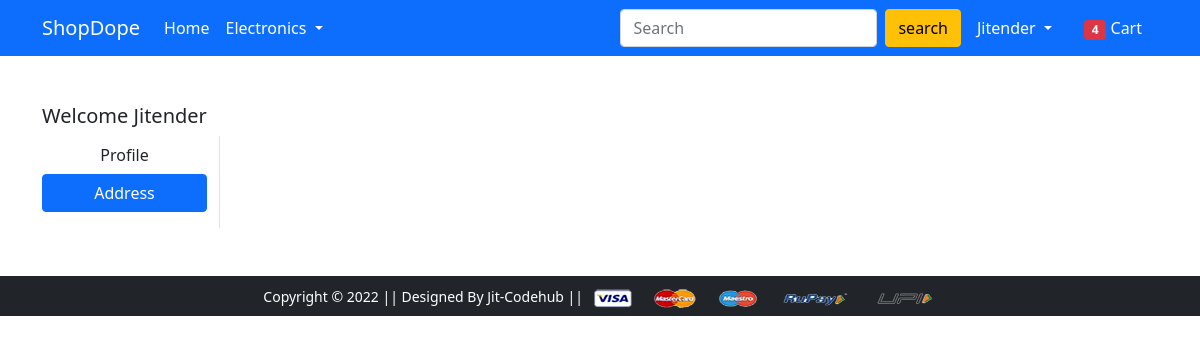
Page /address/ (signed in) on the earlier database version.
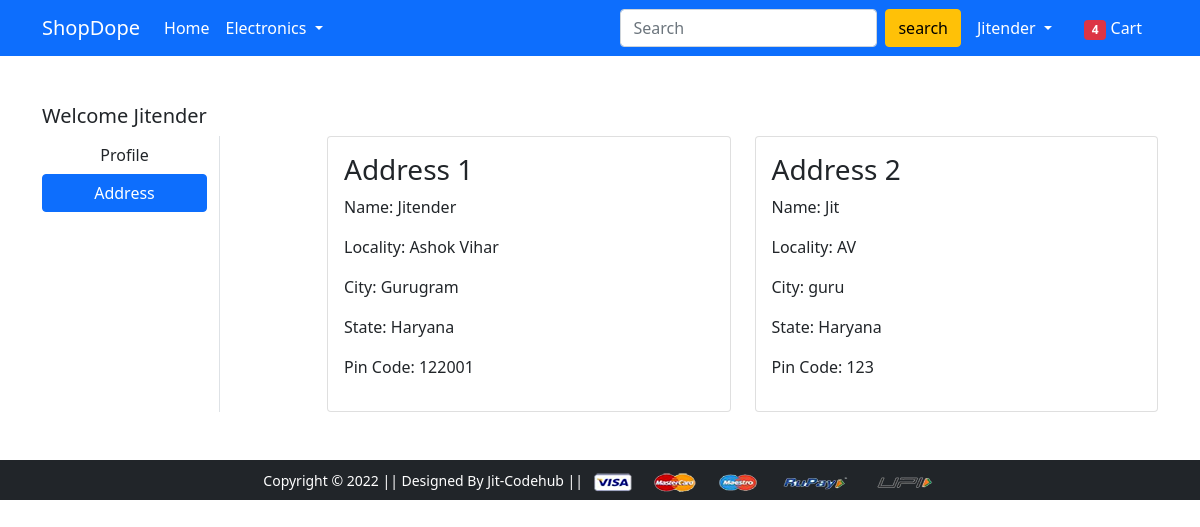
Same page on the later database version.
### app/models.py (models this page shows, shortened)
class Customer(models.Model):
    user = models.ForeignKey(User, on_delete=models.CASCADE)
    name = models.CharField(max_length=200)
    locality = models.CharField(max_length=200)
    city = models.CharField(max_length=50)
    zipcode = models.IntegerField()
    state = models.CharField(choices=STATE_CHOICES, max_length=50)

### app/views.py (the view)
# urls.py: path('address/', views.address, name='address'),
def address(request):
    add = Customer.objects.filter(user=request.user)
    return render(request, 'app/address.html',{"add":add,'active':'btn-primary'})

### app/templates/app/address.html (shortened to what this page needs)
{% extends 'app/base.html' %}
{% load static %}
{% block main-content %}
<div class="container my-5">
 <div class="row">
 <h5>Welcome {{request.user|title}}</h5>
  <div class="col-sm-2 border-end">
   <ul class="list-unstyled">
    <li class="d-grid"><a href="{% url 'profile' %}" class="btn ">Profile</a></li>
    <li class="d-grid"><a href="{% url 'address' %}" class="btn {{active}}">Address</a></li>
   </ul>
  </div>
  <div class="col-sm-9 offset-sm-1">
   <div class="row">
    {% for ad in add %}
    <div class="col-sm-6">
     <div class="card">
      <div class="card-body">
       <h3>Address {{forloop.counter}}</h3>
       <p>Name: {{ad.name}}</p>
       <p>Locality: {{ad.locality}}</p>
       <p>City: {{ad.city}}</p>
       <p>State: {{ad.state}}</p>
       <p>Pin Code: {{ad.zipcode}}</p>
      </div>
     </div>
    </div>
    {% endfor %}
   </div>
  </div>
 </div>
</div>
{% endblock main-content %}

### app/templates/app/base.html (shortened to what this page needs)
<!doctype html>
{% load static %}
<html lang="en">
  <head>
    <link href="https://cdn.jsdelivr.net/npm/bootstrap@5.0.0-beta1/dist/css/bootstrap.min.css" rel="stylesheet">
    <link rel="stylesheet" href="{% static 'app/css/owl.carousel.min.css' %}">
    <link rel="stylesheet" href="{% static 'app/css/all.min.css' %}">
    <link rel="stylesheet" href="{% static 'app/css/style.css' %}">
  </head>
  <body>
    <nav class="navbar navbar-expand-lg navbar-dark bg-primary">
     <div class="container">
       <a class="navbar-brand" href="/">ShopDope</a>
       <div class="collapse navbar-collapse" id="navbarSupportedContent">
         <ul class="navbar-nav me-auto mb-2 mb-lg-0">
           <li class="nav-item">
             <a class="nav-link active" aria-current="page" href="/">Home</a>
           </li>
           <li class="nav-item dropdown">
             <a class="nav-link dropdown-toggle text-white" href="#" id="electronicsDropdown" role="button" data-bs-toggle="dropdown" aria-expanded="false">
               Electronics
             </a>
           </li>
          </ul>
         <form class="d-flex">
           <input class="form-control me-2" type="search" placeholder="Search" aria-label="Search">
           <button class="btn btn-warning" type="submit">search</button>
         </form>
         <div>
          <ul class="navbar-nav me-auto mb-2 mb-lg-0">
           {% if request.user.is_authenticated %}
           <li class="nav-item dropdown mx-2">
              <a class="nav-link dropdown-toggle text-white" href="#" id="profileDropdown" role="button" data-bs-toggle="dropdown" aria-expanded="false">
                {{request.user|title}}
              </a>
            </li>
            <li class="nav-item mx-2">
             <a href="{% url 'add-to-cart' %}" class="nav-link text-white"><span class="badge bg-danger">4</span> Cart </a>
            </li>
            {% endif %}
          </ul>
         </div>
       </div>
     </div>
    </nav>
    {% block main-content %} {% endblock main-content %}
    <footer class="container-fluid bg-dark text-center p-2 mt-5">
        <small class="text-white">Copyright &copy; 2022 || Designed By Jit-Codehub || </small>
        <img src="{% static 'app/images/payment.png' %}" alt="" srcset="" class="img-fluid" height="2px">
    </footer>
  </body>
</html>

Differences in the rows shown:
added Customer: name "Jitender", locality "Ashok Vihar", city "Gurugram", state "Haryana", zipcode "122001"
added Customer: name "Jit", locality "AV", city "guru", state "Haryana", zipcode "123"
